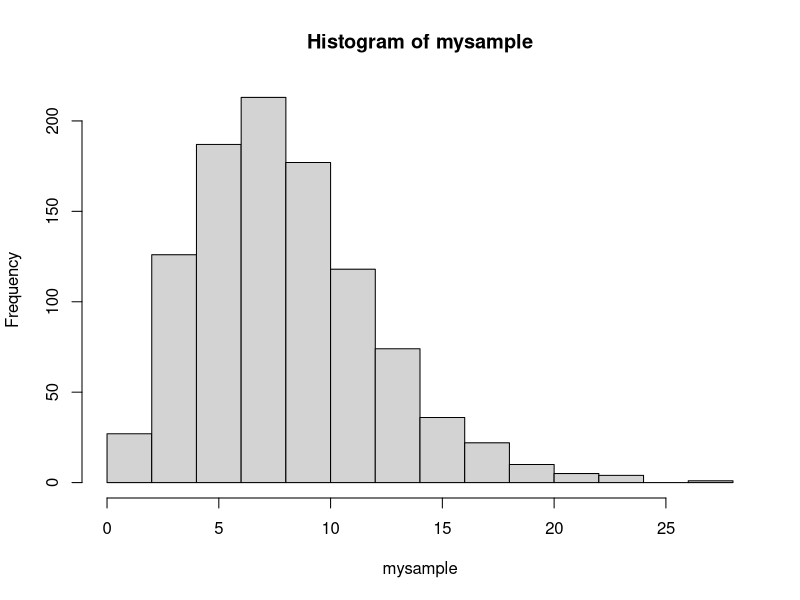
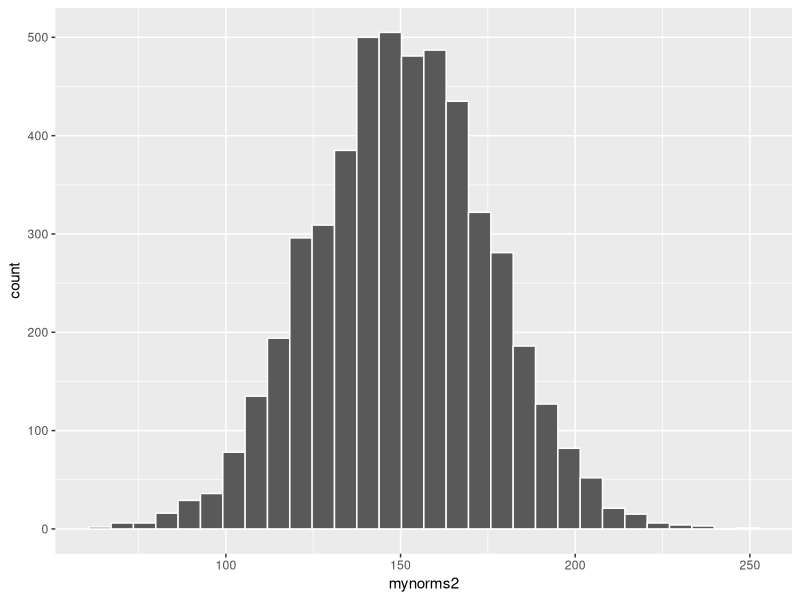
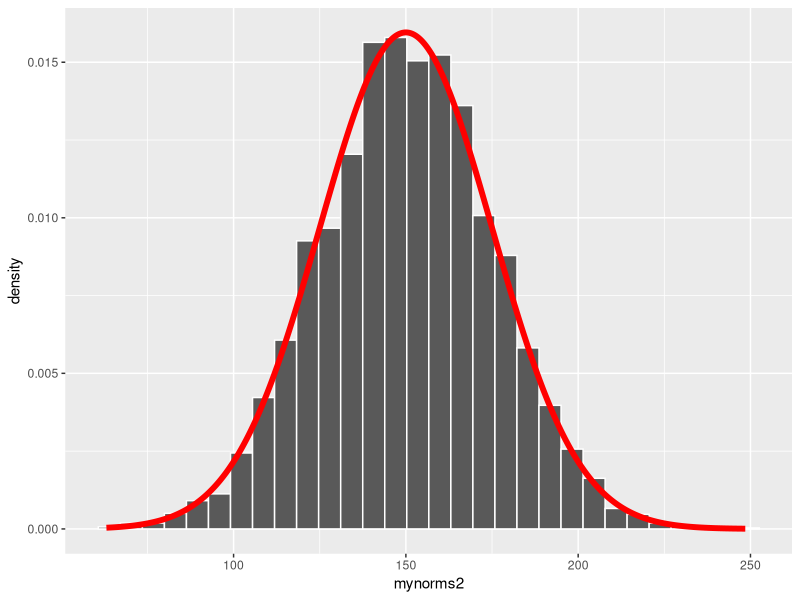
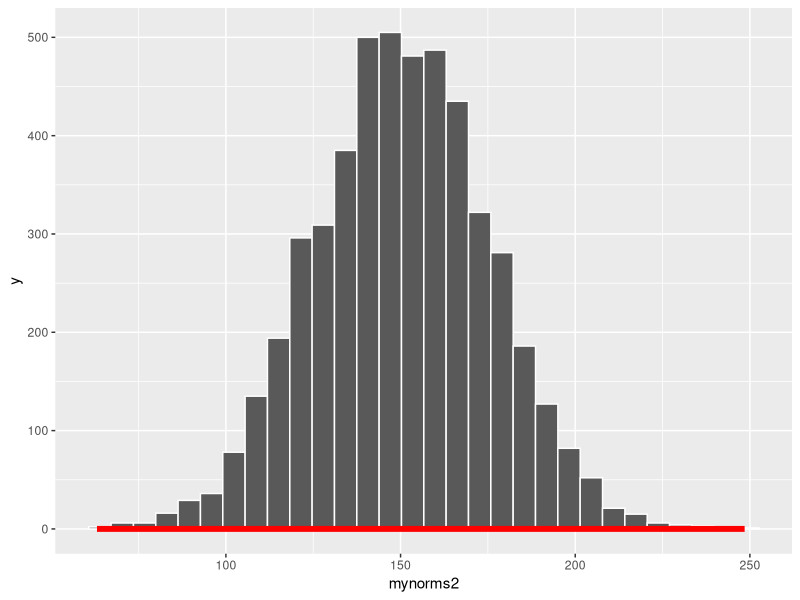
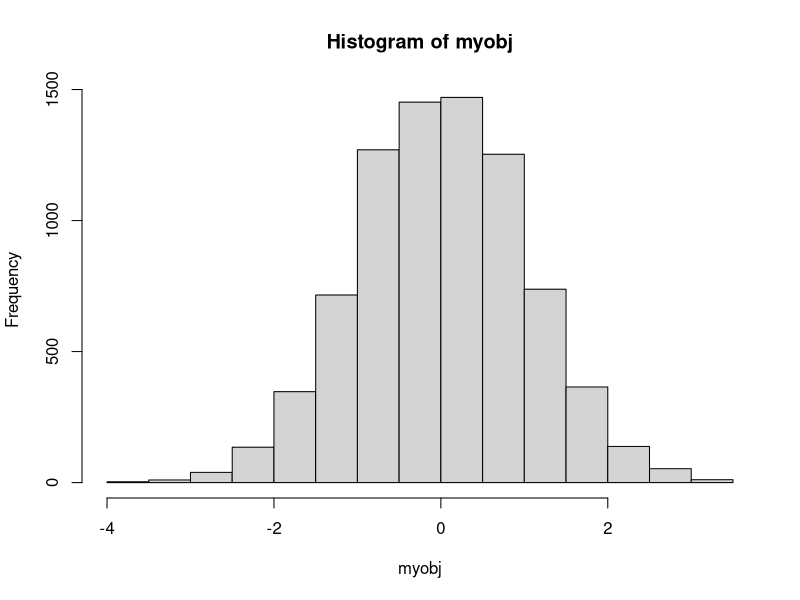
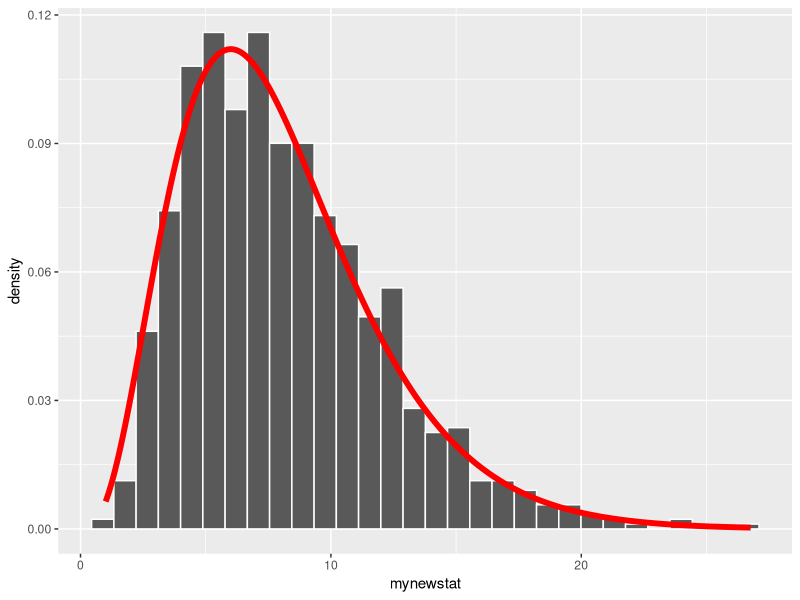
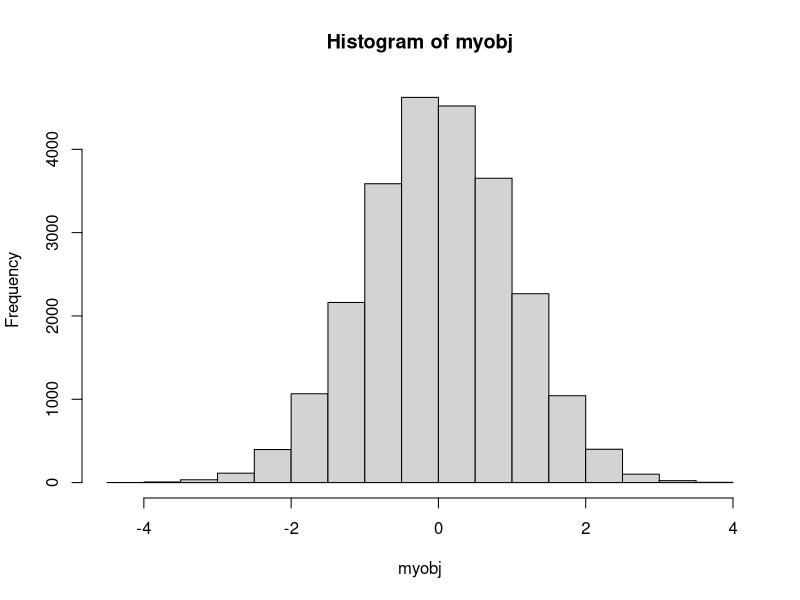
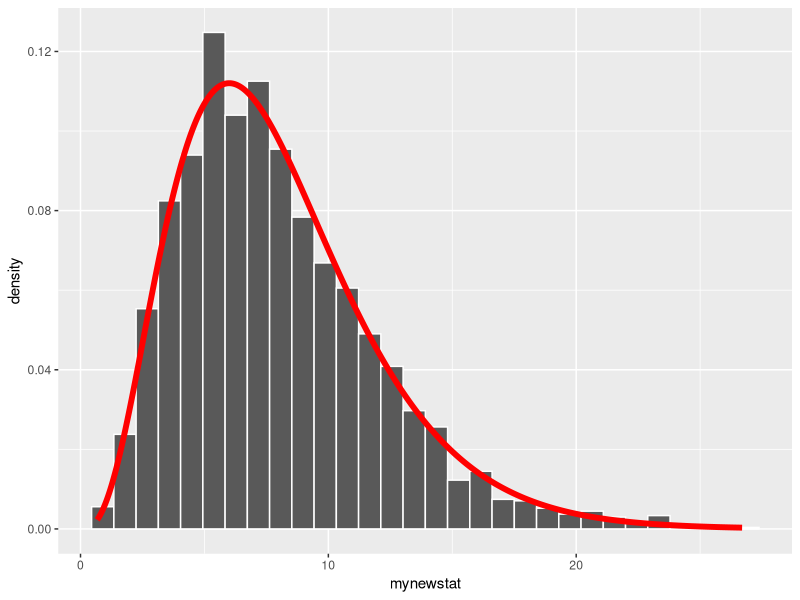

R code for these plots, in order:
#Tuesday, 3/22
#Notes 5-1A continued, Notes 5-1B 

library(ggplot2)
library(dplyr)

#Example, p.8
mysample <- rchisq(1000,8)
hist(mysample)

#Example, p.9
set.seed(2320)
mynorms <- rnorm(1000)

#1
mean(mynorms)
#2
sd(mynorms)
#3
?rnorm
#4
mynorms2 <- rnorm(5000,150,25)
ggplot(NULL,aes(x=mynorms2))+
  geom_histogram(color="white")

#What if we don't use ..density.. and 
#try to super-impose the probability 
#density function?
mymin <- min(mynorms2)
mymax <- max(mynorms2)
x <- seq(mymin,mymax,.05)
y <- dnorm(x,150,25)
ggplot(NULL,aes(x=mynorms2,y=..density..)) +
  geom_histogram(color="white") +
  geom_line(aes(x=x,y=y),
            size=2,
            color="red")
ggplot(NULL,aes(x=mynorms2)) +
  geom_histogram(color="white") +
  geom_line(aes(x=x,y=y),
            size=2,
            color="red")
#Why did this happen?
# The default histogram shows counts, which is 
# the wrong scale for density functions!

#Example, p.10
myobj <- rnorm(8000)
hist(myobj)
myobj2 <- myobj*myobj
mymat <- matrix(myobj2,nrow=1000)
?apply
dim(mymat)
mynewstat <- apply(mymat,1,sum)
length(mynewstat)
x <- seq(min(mynewstat),max(mynewstat),.01)
y <- dchisq(x,8)
ggplot(NULL,aes(x=mynewstat,y=..density..))+
  geom_histogram(color="white")+
  geom_line(aes(x=x,y=y),
            size=2,
            color="red")
#Example, p.11, #6
myobj <- rnorm(24000)
hist(myobj)
myobj2 <- myobj*myobj
mymat <- matrix(myobj2,nrow=3000)
dim(mymat)
mynewstat <- apply(mymat,1,sum)
length(mynewstat)
x <- seq(min(mynewstat),max(mynewstat),.01)
y <- dchisq(x,8)
ggplot(NULL,aes(x=mynewstat,y=..density..))+
  geom_histogram(color="white")+
  geom_line(aes(x=x,y=y),
            size=2,
            color="red")
#Example, p.11, #7
myobj <- rnorm(10000)
hist(myobj)
myobj2 <- myobj*myobj
mymat <- matrix(myobj2,nrow=2000)
dim(mymat)
mynewstat <- apply(mymat,1,sum)
length(mynewstat)
x <- seq(min(mynewstat),max(mynewstat),.01)
y <- dchisq(x,5)
ggplot(NULL,aes(x=mynewstat,y=..density..))+
  geom_histogram(color="white")+
  geom_line(aes(x=x,y=y),
            size=2,
            color="red")